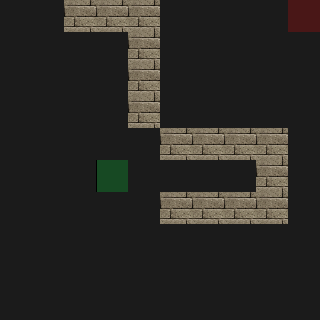

Tiled map render using the project's own tile images. Description and the whole map definition, tile-layer contents included, below:
An orthogonal 10x10 tile map with 32x32 px tiles, 4 tile layers (Road, Trap, Wall, Utility), 4 tilesets.

<map version="1.0" tiledversion="1.1.5" orientation="orthogonal" renderorder="right-down" width="10" height="10" tilewidth="32" tileheight="32" infinite="0" nextobjectid="1">
 <tileset firstgid="1" source="tilesets/meta.tsx" />
 <tileset firstgid="3" source="tilesets/road.tsx" />
 <tileset firstgid="4" source="tilesets/traps.tsx" />
 <tileset firstgid="196" source="tilesets/wallsandroofs.tsx" />
 <layer name="Road" width="10" height="10" locked="1">
  <data encoding="csv">
3,3,3,3,3,3,3,3,3,3,
3,3,3,3,3,3,3,3,3,3,
3,3,3,3,3,3,3,3,3,3,
3,3,3,3,3,3,3,3,3,3,
3,3,3,3,3,3,3,3,3,3,
3,3,3,3,3,3,3,3,3,3,
3,3,3,3,3,3,3,3,3,3,
3,3,3,3,3,3,3,3,3,3,
3,3,3,3,3,3,3,3,3,3,
3,3,3,3,3,3,3,3,3,3
</data>
 </layer>
 <layer name="Trap" width="10" height="10" locked="1">
  <data encoding="csv">
0,0,0,0,0,0,0,0,0,0,
0,0,0,0,0,0,0,0,0,0,
0,0,0,0,0,0,0,0,0,0,
0,0,0,0,0,0,0,0,0,0,
0,0,0,0,0,0,0,0,0,0,
0,0,0,0,0,0,0,0,0,0,
0,0,0,0,0,0,0,0,0,0,
0,0,0,0,0,0,0,0,0,0,
0,0,0,0,0,0,0,0,0,0,
0,0,0,0,0,0,0,0,0,0
</data>
 </layer>
 <layer name="Wall" width="10" height="10">
  <data encoding="csv">
0,0,261,261,261,0,0,0,0,0,
0,0,0,0,261,0,0,0,0,0,
0,0,0,0,261,0,0,0,0,0,
0,0,0,0,261,0,0,0,0,0,
0,0,0,0,0,261,261,261,261,0,
0,0,0,0,0,0,0,0,261,0,
0,0,0,0,0,261,261,261,261,0,
0,0,0,0,0,0,0,0,0,0,
0,0,0,0,0,0,0,0,0,0,
0,0,0,0,0,0,0,0,0,0
</data>
 </layer>
 <layer name="Utility" width="10" height="10">
  <data encoding="csv">
0,0,0,0,0,0,0,0,0,1,
0,0,0,0,0,0,0,0,0,0,
0,0,0,0,0,0,0,0,0,0,
0,0,0,0,0,0,0,0,0,0,
0,0,0,0,0,0,0,0,0,0,
0,0,0,2,0,0,0,0,0,0,
0,0,0,0,0,0,0,0,0,0,
0,0,0,0,0,0,0,0,0,0,
0,0,0,0,0,0,0,0,0,0,
0,0,0,0,0,0,0,0,0,0
</data>
 </layer>
</map>
